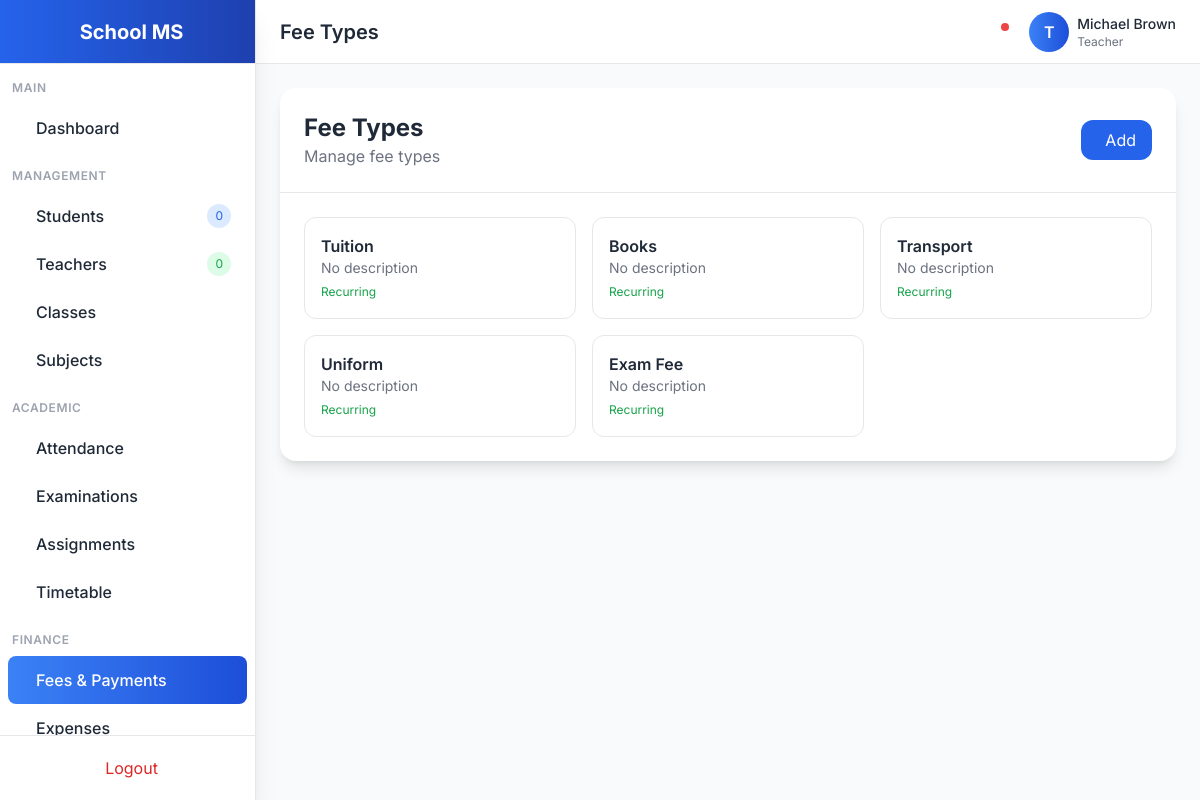
The app's page /finance/types/ (signed in) with its own data.
### accounts/models.py (models this page shows, shortened)
class User(AbstractUser):
    ROLE_CHOICES = [
        ('admin', 'Admin'),
        ('teacher', 'Teacher'),
        ('student', 'Student'),
        ('parent', 'Parent'),
    ]
    GENDER_CHOICES = [
        ('male', 'Male'),
        ('female', 'Female'),
        ('other', 'Other'),
    ]
    role = models.CharField(max_length=20, choices=ROLE_CHOICES, default='student')
    gender = models.CharField(max_length=10, choices=GENDER_CHOICES, blank=True)
    phone = models.CharField(max_length=20, blank=True)
    address = models.TextField(blank=True)
    photo = models.ImageField(upload_to='profiles/', blank=True, null=True)
    date_of_birth = models.DateField(null=True, blank=True)
    created_at = models.DateTimeField(auto_now_add=True)
    updated_at = models.DateTimeField(auto_now=True)
    class Meta:
        ordering = ['-created_at']

### finance/models.py (models this page shows, shortened)
class FeeType(models.Model):
    name = models.CharField(max_length=100)
    description = models.TextField(blank=True)
    is_recurring = models.BooleanField(default=True)

### finance/views.py (the view)
# urls.py: path('types/', views.FeeTypeListView.as_view(), name='fee-type-list'),
class FeeTypeListView(LoginRequiredMixin, ListView):
    model = FeeType
    template_name = 'finance/fee_type_list.html'
    context_object_name = 'fee_types'

### templates/finance/fee_type_list.html (shortened to what this page needs)
{% extends 'base.html' %}
{% block page_title %}Fee Types{% endblock %}
{% block content %}
<div class="bg-white dark:bg-gray-800 rounded-2xl shadow-lg">
    <div class="p-6 border-b dark:border-gray-700 flex justify-between items-center">
        <div>
            <h2 class="text-2xl font-bold">Fee Types</h2>
            <p class="text-gray-500">Manage fee types</p>
        </div>
        <a href="{% url 'fee-type-create' %}" class="px-4 py-2 bg-primary-600 text-white rounded-xl hover:bg-primary-700">
             Add
        </a>
    </div>
    <div class="p-6">
        <div class="grid grid-cols-1 md:grid-cols-3 gap-4">
            {% for fee_type in fee_types %}
            <div class="p-4 border rounded-xl hover:shadow-md transition">
                <h3 class="font-semibold">{{ fee_type.name }}</h3>
                <p class="text-sm text-gray-500">{{ fee_type.description|default:"No description" }}</p>
                <span class="text-xs {% if fee_type.is_recurring %}text-green-600{% else %}text-gray-500{% endif %}">
                    {% if fee_type.is_recurring %}Recurring{% else %}One-time{% endif %}
                </span>
            </div>
            {% empty %}
            <p class="col-span-full text-gray-500 text-center py-4">No fee types</p>
            {% endfor %}
        </div>
    </div>
</div>
{% endblock %}

### templates/base.html (shortened to what this page needs)
<!DOCTYPE html>
<html lang="en" class="light">
<head>
    <script src="https://cdn.tailwindcss.com"></script>
    <link href="https://cdn.jsdelivr.net/npm/remixicon@3.5.0/fonts/remixicon.css" rel="stylesheet">
</head>
<body class="bg-gray-50 dark:bg-gray-900 text-gray-800 dark:text-gray-100 transition-colors duration-300">
    {% if user.is_authenticated %}
    <div class="flex h-screen overflow-hidden">
        <aside class="w-64 bg-white dark:bg-gray-800 border-r dark:border-gray-700 flex flex-col shadow-xl z-20">
            <div class="h-16 flex items-center justify-center border-b dark:border-gray-700 bg-gradient-to-r from-primary-600 to-primary-800">
                <span class="text-xl font-bold text-white">School MS</span>
            </div>
            <nav class="flex-1 overflow-y-auto py-4">
                <div class="px-3 mb-2">
                    <p class="text-xs font-semibold text-gray-400 uppercase tracking-wider">Main</p>
                </div>
                <a href="{% url 'dashboard' %}" class="sidebar-item flex items-center px-4 py-3 mx-2 rounded-lg {% if request.path == '/' or request.path == '/dashboard/' %}active{% else %}hover:bg-gray-100 dark:hover:bg-gray-700{% endif %}">
                    <span class="font-medium">Dashboard</span>
                </a>
                <div class="px-3 mt-4 mb-2">
                    <p class="text-xs font-semibold text-gray-400 uppercase tracking-wider">Management</p>
                </div>
                <a href="{% url 'student-list' %}" class="sidebar-item flex items-center px-4 py-3 mx-2 rounded-lg {% if 'student' in request.path %}active{% else %}hover:bg-gray-100 dark:hover:bg-gray-700{% endif %}">
                    <span class="font-medium">Students</span>
                    <span class="ml-auto bg-primary-100 dark:bg-primary-900 text-primary-600 dark:text-primary-300 text-xs px-2 py-1 rounded-full">{{ students_count|default:0 }}</span>
                </a>
                <a href="{% url 'teacher-list' %}" class="sidebar-item flex items-center px-4 py-3 mx-2 rounded-lg {% if 'teacher' in request.path %}active{% else %}hover:bg-gray-100 dark:hover:bg-gray-700{% endif %}">
                    <span class="font-medium">Teachers</span>
                    <span class="ml-auto bg-green-100 dark:bg-green-900 text-green-600 dark:text-green-300 text-xs px-2 py-1 rounded-full">{{ teachers_count|default:0 }}</span>
                </a>
                <a href="{% url 'class-section-list' %}" class="sidebar-item flex items-center px-4 py-3 mx-2 rounded-lg {% if 'class' in request.path %}active{% else %}hover:bg-gray-100 dark:hover:bg-gray-700{% endif %}">
                    <span class="font-medium">Classes</span>
                </a>
                <a href="{% url 'subject-list' %}" class="sidebar-item flex items-center px-4 py-3 mx-2 rounded-lg {% if 'subject' in request.path %}active{% else %}hover:bg-gray-100 dark:hover:bg-gray-700{% endif %}">
                    <span class="font-medium">Subjects</span>
                </a>
                <div class="px-3 mt-4 mb-2">
                    <p class="text-xs font-semibold text-gray-400 uppercase tracking-wider">Academic</p>
                </div>
                <a href="{% url 'attendance-list' %}" class="sidebar-item flex items-center px-4 py-3 mx-2 rounded-lg {% if 'attendance' in request.path %}active{% else %}hover:bg-gray-100 dark:hover:bg-gray-700{% endif %}">
                    <span class="font-medium">Attendance</span>
                </a>
                <a href="{% url 'exam-schedule-list' %}" class="sidebar-item flex items-center px-4 py-3 mx-2 rounded-lg {% if 'exam' in request.path or 'grade' in request.path %}active{% else %}hover:bg-gray-100 dark:hover:bg-gray-700{% endif %}">
                    <span class="font-medium">Examinations</span>
                </a>
                <a href="{% url 'assignment-list' %}" class="sidebar-item flex items-center px-4 py-3 mx-2 rounded-lg {% if 'assignment' in request.path %}active{% else %}hover:bg-gray-100 dark:hover:bg-gray-700{% endif %}">
                    <span class="font-medium">Assignments</span>
                </a>
                <a href="{% url 'timetable-list' %}" class="sidebar-item flex items-center px-4 py-3 mx-2 rounded-lg {% if 'timetable' in request.path %}active{% else %}hover:bg-gray-100 dark:hover:bg-gray-700{% endif %}">
                    <span class="font-medium">Timetable</span>
                </a>
                <div class="px-3 mt-4 mb-2">
                    <p class="text-xs font-semibold text-gray-400 uppercase tracking-wider">Finance</p>
                </div>
                <a href="{% url 'fee-payment-list' %}" class="sidebar-item flex items-center px-4 py-3 mx-2 rounded-lg {% if 'fee' in request.path or 'finance' in request.path %}active{% else %}hover:bg-gray-100 dark:hover:bg-gray-700{% endif %}">
                    <span class="font-medium">Fees & Payments</span>
                </a>
                <a href="{% url 'expense-list' %}" class="sidebar-item flex items-center px-4 py-3 mx-2 rounded-lg {% if 'expense' in request.path %}active{% else %}hover:bg-gray-100 dark:hover:bg-gray-700{% endif %}">
                    <span class="font-medium">Expenses</span>
                </a>
            </nav>
            <div class="p-3 border-t dark:border-gray-700">
                <a href="{% url 'logout' %}" class="flex items-center justify-center px-4 py-2 text-red-600 hover:bg-red-50 dark:hover:bg-red-900/20 rounded-lg transition">
                    <span>Logout</span>
                </a>
            </div>
        </aside>
        <div class="flex-1 flex flex-col overflow-hidden">
            <header class="h-16 bg-white dark:bg-gray-800 border-b dark:border-gray-700 flex items-center justify-between px-6 shadow-sm">
                <div class="flex items-center">
                    <h1 class="text-xl font-semibold">{% block page_title %}Dashboard{% endblock %}</h1>
                </div>
                <div class="flex items-center space-x-4">
                    <button onclick="toggleTheme()" class="p-2 rounded-lg hover:bg-gray-100 dark:hover:bg-gray-700 transition">
                    </button>
                    <div class="relative">
                        <button class="p-2 rounded-lg hover:bg-gray-100 dark:hover:bg-gray-700 transition">
                            <span class="absolute top-1 right-1 w-2 h-2 bg-red-500 rounded-full"></span>
                        </button>
                    </div>
                    <div class="flex items-center space-x-2">
                        <div class="w-10 h-10 rounded-full bg-gradient-to-r from-primary-500 to-primary-700 flex items-center justify-center text-white font-semibold">
                            {{ user.username|make_list|first|upper }}
                        </div>
                        <div class="hidden md:block">
                            <p class="text-sm font-medium">{{ user.get_full_name|default:user.username }}</p>
                            <p class="text-xs text-gray-500">{{ user.get_role_display }}</p>
                        </div>
                    </div>
                </div>
            </header>
            <main class="flex-1 overflow-y-auto p-6 bg-gray-50 dark:bg-gray-900">
                {% block content %}{% endblock %}
            </main>
        </div>
    </div>
    {% else %}
    <main class="min-h-screen flex items-center justify-center bg-gradient-to-br from-primary-600 via-primary-700 to-primary-900">
        {% block auth_content %}{% endblock %}
    </main>
    {% endif %}
</body>
</html>

### templates/base.html (style rules this page uses)
body { font-family: 'Inter', sans-serif; }
.sidebar-item.active { background: linear-gradient(90deg, #3b82f6 0%, #1d4ed8 100%); color: white; }

### records on screen
User: username|make_list "T", get_full_name "Michael Brown", role "Teacher"
FeeType: name "Tuition", description "No description", is_recurring "Recurring"
FeeType: name "Books", description "No description", is_recurring "Recurring"
FeeType: name "Transport", description "No description", is_recurring "Recurring"
FeeType: name "Uniform", description "No description", is_recurring "Recurring"
FeeType: name "Exam Fee", description "No description", is_recurring "Recurring"

### other values on screen
{{ students_count|default:0 }} "0"
{{ teachers_count|default:0 }} "0"
